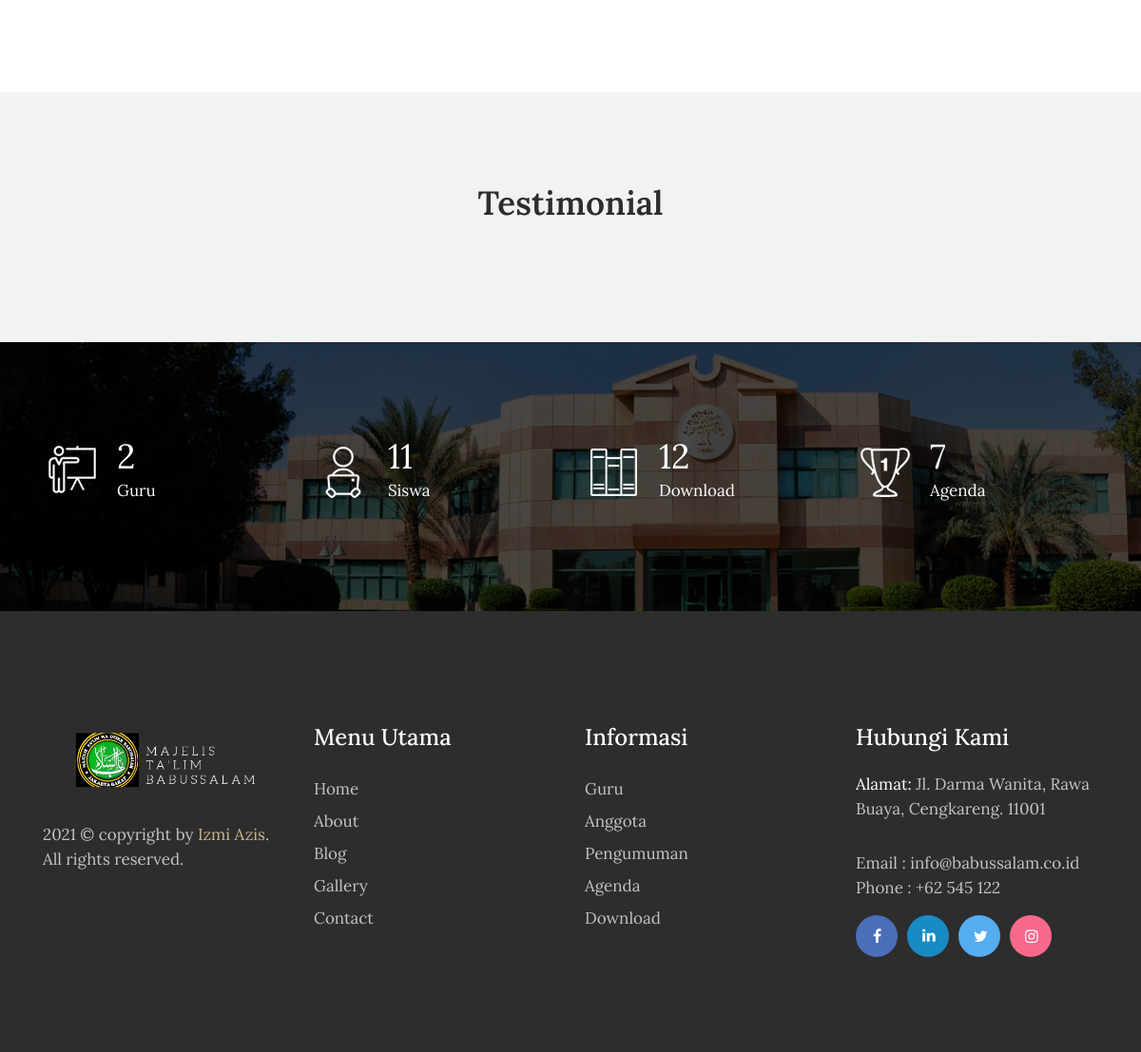
/index.php/about (lower part), run on an earlier commit of the app's database.
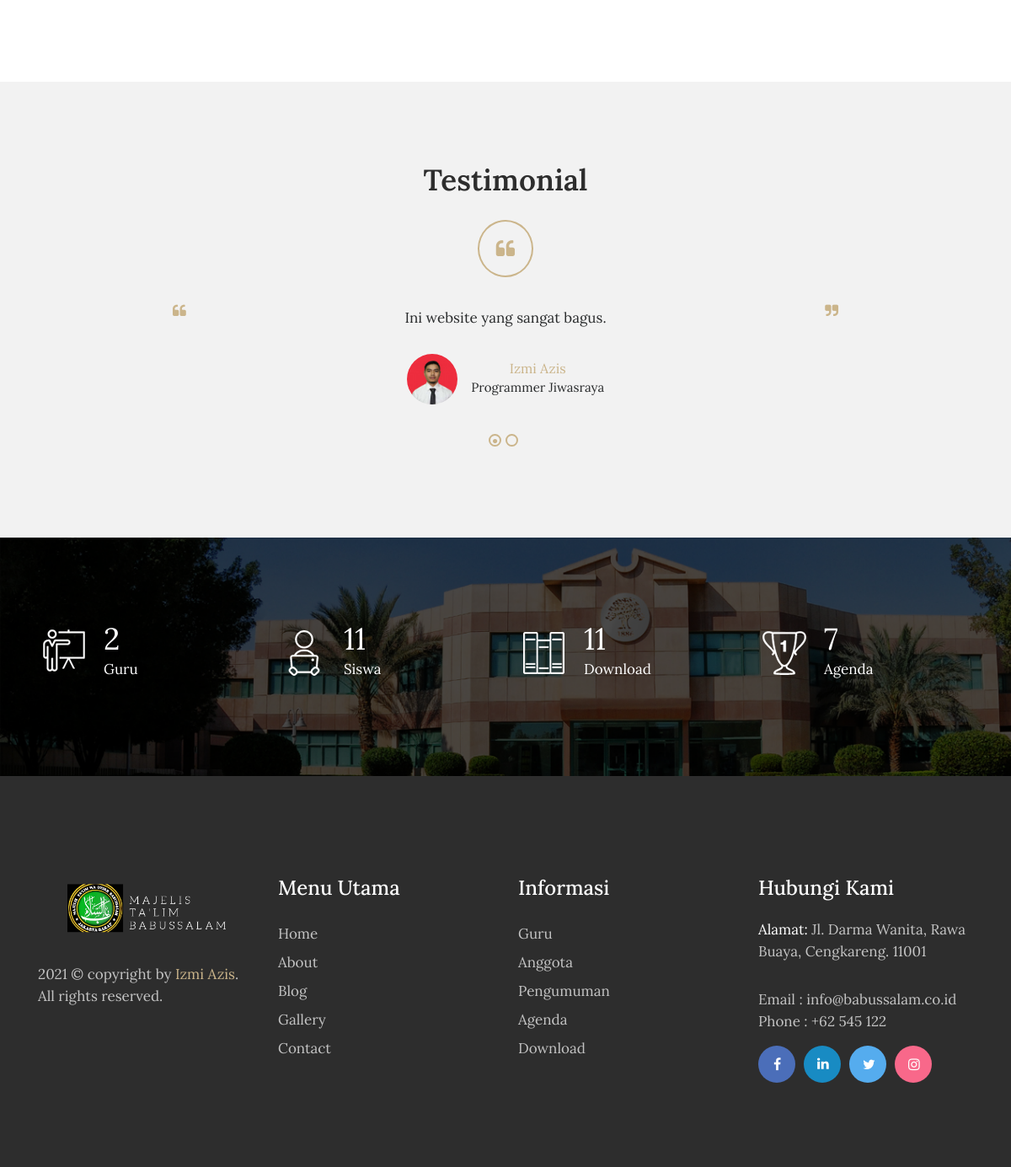
And on a later commit of the database.
### tables this page shows
CREATE TABLE `tbl_testimonial` (
  `testimonial_id` int(11) NOT NULL AUTO_INCREMENT,
  `testimonial_name` varchar(50) DEFAULT NULL,
  `testimonial_content` text,
  `testimonial_image` varchar(50) DEFAULT NULL,
  `testimonial_created_at` timestamp NULL DEFAULT CURRENT_TIMESTAMP,
  `testimonial_status` varchar(50) DEFAULT NULL,
  PRIMARY KEY (`testimonial_id`)
);

### application/controllers/About.php (called while the page is built, shortened)
<?php
class About extends CI_Controller{
	function __construct(){
		$this->load->model('m_pengunjung');
		$this->load->model('m_testimonial');
	}
	function index(){
		$x['title'] = "About";
		$x['heading'] = "Tentang Kami";
		$about = $this->db->get('tbl_about', 1)->row();
		$x['testimonial']=$this->m_testimonial->get_testimonial();
		$x['about_img'] = $about->about_image;
		$x['about_desc'] = $about->about_description;
		$x['tot_guru']=$this->db->get('tbl_guru')->num_rows();
		$x['tot_siswa']=$this->db->get('tbl_siswa')->num_rows();
		$x['tot_files']=$this->db->get('tbl_files')->num_rows();
		$x['tot_agenda']=$this->db->get('tbl_agenda')->num_rows();
		$this->load->view('depan/v_about',$x);
	}
}

### index.php (called while the page is built, shortened)
<?php
require_once BASEPATH.'core/CodeIgniter.php';

### application/models/M_testimonial.php (called while the page is built, shortened)
<?php
class M_testimonial extends CI_Model{
	function get_testimonial()
	{
		$hasil = $this->db->query("SELECT * FROM tbl_testimonial");
		return $hasil;
	}
}

### application/views/depan/v_about.php (the view, shortened to what this page needs)
<!DOCTYPE html>
<html lang="en">
<head>
</head>
<body>
<section class="welcome_about">
    </section>
    <section class="testimonial">
        <div class="container">
            <div class="row">
                <div class="col-md-12">
                    <h2>Testimonial</h2>
                </div>
                <div class="col-md-12">
                    <div class="single-item">
                        <?php foreach ($testimonial->result() as $row): ?>
                        <div class="quote">
                            <i class="fa fa-quote-left" aria-hidden="true"></i>
                            <p class="quote_text"><?php echo $row->testimonial_content;?>.</p>
                            <div class="testi-img_block">
                        <?php if(empty($row->testimonial_image)):?>
                            <img width="40" height="40" src="<?php echo base_url().'theme/images/testimonial/user_blank.png';?>" alt="">
                        <?php else: ?>
                            <img src="<?php echo base_url().'theme/images/testimonial/'.$row->testimonial_image;?>" class="img-fluid" alt="#">
                        <?php endif;?>
                            <p><span><?php echo $row->testimonial_name; ?></span><?php echo $row->testimonial_status;?></p>
                            </div>
                        </div>
                        <?php endforeach; ?>
                    </div>
                </div>
            </div>
        </div>
    </section>
    <div class="detailed_chart">
        <div class="container">
            <div class="row">
                <div class="col-xs-12 col-sm-6 col-md-3 chart_bottom">
                    <div class="chart-img">
                        <img src="<?php echo base_url().'theme/images/chart-icon_1.png'?>" class="img-fluid" alt="chart_icon">
                    </div>
                    <div class="chart-text">
                        <p><span class="counter"><?php echo $tot_guru;?></span> Guru
                        </p>
                    </div>
                </div>
                <div class="col-xs-12 col-sm-6 col-md-3 chart_bottom chart_top">
                    <div class="chart-img">
                        <img src="<?php echo base_url().'theme/images/chart-icon_2.png'?>" class="img-fluid" alt="chart_icon">
                    </div>
                    <div class="chart-text">
                        <p><span class="counter"><?php echo $tot_siswa;?></span> Siswa
                        </p>
                    </div>
                </div>
                <div class="col-xs-12 col-sm-6 col-md-3 chart_top">
                    <div class="chart-img">
                        <img src="<?php echo base_url().'theme/images/chart-icon_3.png'?>" class="img-fluid" alt="chart_icon">
                    </div>
                    <div class="chart-text">
                        <p><span class="counter"><?php echo $tot_files;?></span> Download
                        </p>
                    </div>
                </div>
                <div class="col-xs-12 col-sm-6 col-md-3">
                    <div class="chart-img">
                        <img src="<?php echo base_url().'theme/images/chart-icon_4.png'?>" class="img-fluid" alt="chart_icon">
                    </div>
                    <div class="chart-text">
                        <p><span class="counter"><?php echo $tot_agenda;?></span> Agenda</p>
                    </div>
                </div>
            </div>
        </div>
    </div>
            </body>
            </html>

What changed in the data, as far as the page shows it:
added tbl_testimonial: testimonial_content "Ini website yang sangat bagus", testimonial_image (picture), testimonial_name "Izmi Azis", testimonial_status "Programmer Jiwasraya"
Also different on the page:
$tot_files: "12" → "11"
